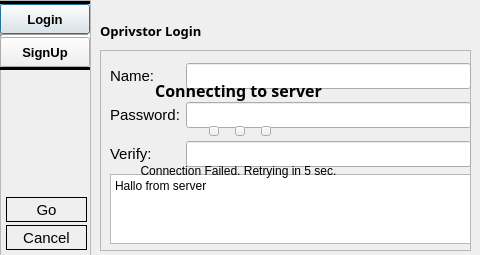
<?xml version="1.0" encoding="UTF-8"?>
<ui version="4.0">
 <class>Dialog</class>
 <widget class="QDialog" name="Dialog">
  <property name="windowModality">
   <enum>Qt::WindowModal</enum>
  </property>
  <property name="geometry">
   <rect>
    <x>0</x>
    <y>0</y>
    <width>480</width>
    <height>255</height>
   </rect>
  </property>
  <property name="sizePolicy">
   <sizepolicy hsizetype="Fixed" vsizetype="Fixed">
    <horstretch>0</horstretch>
    <verstretch>0</verstretch>
   </sizepolicy>
  </property>
  <property name="minimumSize">
   <size>
    <width>480</width>
    <height>255</height>
   </size>
  </property>
  <property name="maximumSize">
   <size>
    <width>600</width>
    <height>255</height>
   </size>
  </property>
  <property name="windowTitle">
   <string>Oprivstor Login Panel</string>
  </property>
  <property name="styleSheet">
   <string notr="true"/>
  </property>
  <widget class="QDialogButtonBox" name="buttonBox">
   <property name="geometry">
    <rect>
     <x>10</x>
     <y>600</y>
     <width>461</width>
     <height>32</height>
    </rect>
   </property>
   <property name="orientation">
    <enum>Qt::Horizontal</enum>
   </property>
   <property name="standardButtons">
    <set>QDialogButtonBox::NoButton</set>
   </property>
  </widget>
  <widget class="QFrame" name="frame">
   <property name="geometry">
    <rect>
     <x>0</x>
     <y>0</y>
     <width>91</width>
     <height>261</height>
    </rect>
   </property>
   <property name="styleSheet">
    <string notr="true"/>
   </property>
   <property name="frameShape">
    <enum>QFrame::StyledPanel</enum>
   </property>
   <property name="frameShadow">
    <enum>QFrame::Sunken</enum>
   </property>
   <property name="lineWidth">
    <number>1</number>
   </property>
   <property name="midLineWidth">
    <number>0</number>
   </property>
   <widget class="QWidget" name="verticalLayoutWidget_2">
    <property name="geometry">
     <rect>
      <x>0</x>
      <y>1</y>
      <width>94</width>
      <height>193</height>
     </rect>
    </property>
    <layout class="QVBoxLayout" name="verticalLayout">
     <property name="spacing">
      <number>0</number>
     </property>
     <property name="sizeConstraint">
      <enum>QLayout::SetFixedSize</enum>
     </property>
     <item>
      <layout class="QFormLayout" name="formLayout">
       <property name="horizontalSpacing">
        <number>0</number>
       </property>
       <property name="verticalSpacing">
        <number>0</number>
       </property>
       <item row="1" column="0">
        <widget class="QPushButton" name="login_button">
         <property name="minimumSize">
          <size>
           <width>90</width>
           <height>30</height>
          </size>
         </property>
         <property name="maximumSize">
          <size>
           <width>90</width>
           <height>90</height>
          </size>
         </property>
         <property name="font">
          <font>
           <pointsize>10</pointsize>
           <weight>75</weight>
           <bold>true</bold>
          </font>
         </property>
         <property name="focusPolicy">
          <enum>Qt::ClickFocus</enum>
         </property>
         <property name="styleSheet">
          <string notr="true"/>
         </property>
         <property name="text">
          <string>Login</string>
         </property>
         <property name="flat">
          <bool>false</bool>
         </property>
        </widget>
       </item>
       <item row="3" column="0">
        <widget class="QPushButton" name="signup_button">
         <property name="minimumSize">
          <size>
           <width>90</width>
           <height>30</height>
          </size>
         </property>
         <property name="maximumSize">
          <size>
           <width>90</width>
           <height>90</height>
          </size>
         </property>
         <property name="font">
          <font>
           <pointsize>10</pointsize>
           <weight>75</weight>
           <bold>true</bold>
          </font>
         </property>
         <property name="focusPolicy">
          <enum>Qt::ClickFocus</enum>
         </property>
         <property name="styleSheet">
          <string notr="true"/>
         </property>
         <property name="text">
          <string>SignUp</string>
         </property>
         <property name="flat">
          <bool>false</bool>
         </property>
        </widget>
       </item>
       <item row="2" column="0">
        <widget class="Line" name="line">
         <property name="windowModality">
          <enum>Qt::WindowModal</enum>
         </property>
         <property name="enabled">
          <bool>true</bool>
         </property>
         <property name="sizePolicy">
          <sizepolicy hsizetype="Minimum" vsizetype="Fixed">
           <horstretch>0</horstretch>
           <verstretch>0</verstretch>
          </sizepolicy>
         </property>
         <property name="minimumSize">
          <size>
           <width>90</width>
           <height>0</height>
          </size>
         </property>
         <property name="styleSheet">
          <string notr="true"/>
         </property>
         <property name="frameShadow">
          <enum>QFrame::Sunken</enum>
         </property>
         <property name="lineWidth">
          <number>3</number>
         </property>
         <property name="midLineWidth">
          <number>0</number>
         </property>
         <property name="orientation">
          <enum>Qt::Horizontal</enum>
         </property>
        </widget>
       </item>
       <item row="0" column="0">
        <widget class="Line" name="line_2">
         <property name="minimumSize">
          <size>
           <width>90</width>
           <height>0</height>
          </size>
         </property>
         <property name="styleSheet">
          <string notr="true"/>
         </property>
         <property name="frameShadow">
          <enum>QFrame::Plain</enum>
         </property>
         <property name="lineWidth">
          <number>3</number>
         </property>
         <property name="midLineWidth">
          <number>0</number>
         </property>
         <property name="orientation">
          <enum>Qt::Horizontal</enum>
         </property>
        </widget>
       </item>
       <item row="4" column="0">
        <widget class="Line" name="line_3">
         <property name="minimumSize">
          <size>
           <width>90</width>
           <height>0</height>
          </size>
         </property>
         <property name="styleSheet">
          <string notr="true"/>
         </property>
         <property name="frameShadow">
          <enum>QFrame::Plain</enum>
         </property>
         <property name="lineWidth">
          <number>3</number>
         </property>
         <property name="orientation">
          <enum>Qt::Horizontal</enum>
         </property>
        </widget>
       </item>
      </layout>
     </item>
    </layout>
   </widget>
   <widget class="QWidget" name="verticalLayoutWidget_3">
    <property name="geometry">
     <rect>
      <x>6</x>
      <y>194</y>
      <width>81</width>
      <height>61</height>
     </rect>
    </property>
    <layout class="QVBoxLayout" name="verticalLayout_2">
     <property name="spacing">
      <number>0</number>
     </property>
     <item>
      <widget class="QPushButton" name="go_button">
       <property name="minimumSize">
        <size>
         <width>0</width>
         <height>25</height>
        </size>
       </property>
       <property name="maximumSize">
        <size>
         <width>88</width>
         <height>16777215</height>
        </size>
       </property>
       <property name="font">
        <font>
         <family>Arial</family>
         <pointsize>11</pointsize>
        </font>
       </property>
       <property name="focusPolicy">
        <enum>Qt::TabFocus</enum>
       </property>
       <property name="styleSheet">
        <string notr="true">border: 1px solid </string>
       </property>
       <property name="text">
        <string>Go</string>
       </property>
       <property name="autoDefault">
        <bool>true</bool>
       </property>
       <property name="flat">
        <bool>false</bool>
       </property>
      </widget>
     </item>
     <item>
      <widget class="QPushButton" name="cancel_button">
       <property name="minimumSize">
        <size>
         <width>0</width>
         <height>25</height>
        </size>
       </property>
       <property name="maximumSize">
        <size>
         <width>88</width>
         <height>16777215</height>
        </size>
       </property>
       <property name="font">
        <font>
         <family>Arial</family>
         <pointsize>11</pointsize>
        </font>
       </property>
       <property name="focusPolicy">
        <enum>Qt::TabFocus</enum>
       </property>
       <property name="styleSheet">
        <string notr="true">border: 1px solid </string>
       </property>
       <property name="text">
        <string>Cancel</string>
       </property>
       <property name="autoDefault">
        <bool>true</bool>
       </property>
       <property name="flat">
        <bool>false</bool>
       </property>
      </widget>
     </item>
    </layout>
   </widget>
  </widget>
  <widget class="QFrame" name="frame_2">
   <property name="geometry">
    <rect>
     <x>100</x>
     <y>50</y>
     <width>371</width>
     <height>201</height>
    </rect>
   </property>
   <property name="focusPolicy">
    <enum>Qt::NoFocus</enum>
   </property>
   <property name="styleSheet">
    <string notr="true"/>
   </property>
   <property name="frameShape">
    <enum>QFrame::StyledPanel</enum>
   </property>
   <property name="frameShadow">
    <enum>QFrame::Raised</enum>
   </property>
   <widget class="QWidget" name="gridLayoutWidget">
    <property name="geometry">
     <rect>
      <x>10</x>
      <y>6</y>
      <width>361</width>
      <height>120</height>
     </rect>
    </property>
    <layout class="QGridLayout" name="gridLayout">
     <item row="1" column="0">
      <widget class="QLabel" name="password_label">
       <property name="font">
        <font>
         <family>Arial</family>
         <pointsize>11</pointsize>
        </font>
       </property>
       <property name="focusPolicy">
        <enum>Qt::NoFocus</enum>
       </property>
       <property name="text">
        <string>Password:</string>
       </property>
      </widget>
     </item>
     <item row="2" column="0">
      <widget class="QLabel" name="verify_label">
       <property name="font">
        <font>
         <family>Arial</family>
         <pointsize>11</pointsize>
        </font>
       </property>
       <property name="focusPolicy">
        <enum>Qt::NoFocus</enum>
       </property>
       <property name="text">
        <string>Verify:</string>
       </property>
      </widget>
     </item>
     <item row="0" column="0">
      <widget class="QLabel" name="name_label">
       <property name="font">
        <font>
         <family>Arial</family>
         <pointsize>11</pointsize>
        </font>
       </property>
       <property name="focusPolicy">
        <enum>Qt::NoFocus</enum>
       </property>
       <property name="text">
        <string>Name:</string>
       </property>
      </widget>
     </item>
     <item row="0" column="1">
      <widget class="QLineEdit" name="username">
       <property name="minimumSize">
        <size>
         <width>0</width>
         <height>25</height>
        </size>
       </property>
       <property name="font">
        <font>
         <family>Arial</family>
         <pointsize>11</pointsize>
        </font>
       </property>
       <property name="focusPolicy">
        <enum>Qt::StrongFocus</enum>
       </property>
       <property name="inputMethodHints">
        <set>Qt::ImhEmailCharactersOnly</set>
       </property>
       <property name="text">
        <string/>
       </property>
       <property name="maxLength">
        <number>255</number>
       </property>
       <property name="frame">
        <bool>true</bool>
       </property>
       <property name="clearButtonEnabled">
        <bool>false</bool>
       </property>
      </widget>
     </item>
     <item row="1" column="1">
      <widget class="QLineEdit" name="password">
       <property name="minimumSize">
        <size>
         <width>0</width>
         <height>25</height>
        </size>
       </property>
       <property name="font">
        <font>
         <family>Arial</family>
         <pointsize>11</pointsize>
        </font>
       </property>
       <property name="mouseTracking">
        <bool>true</bool>
       </property>
       <property name="focusPolicy">
        <enum>Qt::StrongFocus</enum>
       </property>
       <property name="acceptDrops">
        <bool>false</bool>
       </property>
       <property name="autoFillBackground">
        <bool>false</bool>
       </property>
       <property name="maxLength">
        <number>255</number>
       </property>
       <property name="echoMode">
        <enum>QLineEdit::Password</enum>
       </property>
       <property name="cursorMoveStyle">
        <enum>Qt::LogicalMoveStyle</enum>
       </property>
       <property name="clearButtonEnabled">
        <bool>false</bool>
       </property>
      </widget>
     </item>
     <item row="2" column="1">
      <widget class="QLineEdit" name="password_verify">
       <property name="minimumSize">
        <size>
         <width>0</width>
         <height>25</height>
        </size>
       </property>
       <property name="font">
        <font>
         <family>Arial</family>
         <pointsize>11</pointsize>
        </font>
       </property>
       <property name="focusPolicy">
        <enum>Qt::StrongFocus</enum>
       </property>
       <property name="text">
        <string/>
       </property>
       <property name="maxLength">
        <number>255</number>
       </property>
       <property name="echoMode">
        <enum>QLineEdit::Password</enum>
       </property>
      </widget>
     </item>
    </layout>
   </widget>
   <widget class="QPlainTextEdit" name="server_message">
    <property name="geometry">
     <rect>
      <x>10</x>
      <y>124</y>
      <width>361</width>
      <height>70</height>
     </rect>
    </property>
    <property name="focusPolicy">
     <enum>Qt::NoFocus</enum>
    </property>
    <property name="acceptDrops">
     <bool>false</bool>
    </property>
    <property name="styleSheet">
     <string notr="true"/>
    </property>
    <property name="plainText">
     <string>Hallo from server</string>
    </property>
    <property name="textInteractionFlags">
     <set>Qt::LinksAccessibleByKeyboard|Qt::LinksAccessibleByMouse|Qt::TextBrowserInteraction|Qt::TextSelectableByKeyboard|Qt::TextSelectableByMouse</set>
    </property>
    <property name="backgroundVisible">
     <bool>false</bool>
    </property>
   </widget>
  </widget>
  <widget class="QLabel" name="title_label">
   <property name="geometry">
    <rect>
     <x>100</x>
     <y>10</y>
     <width>361</width>
     <height>41</height>
    </rect>
   </property>
   <property name="font">
    <font>
     <family>Arial Black</family>
     <pointsize>10</pointsize>
     <weight>75</weight>
     <bold>true</bold>
    </font>
   </property>
   <property name="text">
    <string>Oprivstor Login</string>
   </property>
  </widget>
  <widget class="QFrame" name="load_frame">
   <property name="geometry">
    <rect>
     <x>-12</x>
     <y>0</y>
     <width>491</width>
     <height>261</height>
    </rect>
   </property>
   <property name="frameShape">
    <enum>QFrame::NoFrame</enum>
   </property>
   <property name="frameShadow">
    <enum>QFrame::Raised</enum>
   </property>
   <widget class="QWidget" name="verticalLayoutWidget">
    <property name="geometry">
     <rect>
      <x>20</x>
      <y>10</y>
      <width>461</width>
      <height>241</height>
     </rect>
    </property>
    <layout class="QVBoxLayout" name="verticalLayout_3" stretch="0,0,0">
     <property name="spacing">
      <number>0</number>
     </property>
     <property name="topMargin">
      <number>50</number>
     </property>
     <property name="bottomMargin">
      <number>50</number>
     </property>
     <item>
      <widget class="QLabel" name="label">
       <property name="font">
        <font>
         <family>Arial Black</family>
         <pointsize>12</pointsize>
         <weight>75</weight>
         <bold>true</bold>
        </font>
       </property>
       <property name="inputMethodHints">
        <set>Qt::ImhPreferLowercase</set>
       </property>
       <property name="text">
        <string>Connecting to server</string>
       </property>
       <property name="alignment">
        <set>Qt::AlignCenter</set>
       </property>
      </widget>
     </item>
     <item>
      <layout class="QHBoxLayout" name="horizontalLayout_3">
       <item>
        <spacer name="horizontalSpacer">
         <property name="orientation">
          <enum>Qt::Horizontal</enum>
         </property>
         <property name="sizeType">
          <enum>QSizePolicy::Fixed</enum>
         </property>
         <property name="sizeHint" stdset="0">
          <size>
           <width>185</width>
           <height>20</height>
          </size>
         </property>
        </spacer>
       </item>
       <item>
        <widget class="QPushButton" name="b0">
         <property name="sizePolicy">
          <sizepolicy hsizetype="Fixed" vsizetype="Fixed">
           <horstretch>0</horstretch>
           <verstretch>0</verstretch>
          </sizepolicy>
         </property>
         <property name="minimumSize">
          <size>
           <width>10</width>
           <height>10</height>
          </size>
         </property>
         <property name="maximumSize">
          <size>
           <width>10</width>
           <height>10</height>
          </size>
         </property>
         <property name="autoFillBackground">
          <bool>false</bool>
         </property>
         <property name="styleSheet">
          <string notr="true"/>
         </property>
         <property name="text">
          <string/>
         </property>
        </widget>
       </item>
       <item>
        <widget class="QPushButton" name="b1">
         <property name="sizePolicy">
          <sizepolicy hsizetype="Fixed" vsizetype="Fixed">
           <horstretch>0</horstretch>
           <verstretch>0</verstretch>
          </sizepolicy>
         </property>
         <property name="minimumSize">
          <size>
           <width>10</width>
           <height>10</height>
          </size>
         </property>
         <property name="maximumSize">
          <size>
           <width>10</width>
           <height>10</height>
          </size>
         </property>
         <property name="styleSheet">
          <string notr="true"/>
         </property>
         <property name="text">
          <string/>
         </property>
        </widget>
       </item>
       <item>
        <widget class="QPushButton" name="b2">
         <property name="sizePolicy">
          <sizepolicy hsizetype="Fixed" vsizetype="Fixed">
           <horstretch>0</horstretch>
           <verstretch>0</verstretch>
          </sizepolicy>
         </property>
         <property name="minimumSize">
          <size>
           <width>10</width>
           <height>10</height>
          </size>
         </property>
         <property name="maximumSize">
          <size>
           <width>10</width>
           <height>10</height>
          </size>
         </property>
         <property name="styleSheet">
          <string notr="true"/>
         </property>
         <property name="text">
          <string/>
         </property>
        </widget>
       </item>
       <item>
        <spacer name="horizontalSpacer_2">
         <property name="orientation">
          <enum>Qt::Horizontal</enum>
         </property>
         <property name="sizeType">
          <enum>QSizePolicy::Fixed</enum>
         </property>
         <property name="sizeHint" stdset="0">
          <size>
           <width>180</width>
           <height>20</height>
          </size>
         </property>
        </spacer>
       </item>
      </layout>
     </item>
     <item>
      <widget class="QLabel" name="error_label">
       <property name="styleSheet">
        <string notr="true"/>
       </property>
       <property name="text">
        <string>Connection Failed. Retrying in 5 sec.</string>
       </property>
       <property name="alignment">
        <set>Qt::AlignCenter</set>
       </property>
      </widget>
     </item>
    </layout>
   </widget>
  </widget>
 </widget>
 <resources/>
 <connections>
  <connection>
   <sender>buttonBox</sender>
   <signal>accepted()</signal>
   <receiver>Dialog</receiver>
   <slot>accept()</slot>
   <hints>
    <hint type="sourcelabel">
     <x>248</x>
     <y>254</y>
    </hint>
    <hint type="destinationlabel">
     <x>157</x>
     <y>254</y>
    </hint>
   </hints>
  </connection>
  <connection>
   <sender>buttonBox</sender>
   <signal>rejected()</signal>
   <receiver>Dialog</receiver>
   <slot>reject()</slot>
   <hints>
    <hint type="sourcelabel">
     <x>316</x>
     <y>260</y>
    </hint>
    <hint type="destinationlabel">
     <x>286</x>
     <y>254</y>
    </hint>
   </hints>
  </connection>
  <connection>
   <sender>cancel_button</sender>
   <signal>clicked()</signal>
   <receiver>Dialog</receiver>
   <slot>close()</slot>
   <hints>
    <hint type="sourcelabel">
     <x>43</x>
     <y>234</y>
    </hint>
    <hint type="destinationlabel">
     <x>85</x>
     <y>298</y>
    </hint>
   </hints>
  </connection>
  <connection>
   <sender>signup_button</sender>
   <signal>clicked()</signal>
   <receiver>password_verify</receiver>
   <slot>show()</slot>
   <hints>
    <hint type="sourcelabel">
     <x>47</x>
     <y>71</y>
    </hint>
    <hint type="destinationlabel">
     <x>198</x>
     <y>154</y>
    </hint>
   </hints>
  </connection>
  <connection>
   <sender>login_button</sender>
   <signal>clicked(bool)</signal>
   <receiver>password_verify</receiver>
   <slot>setVisible(bool)</slot>
   <hints>
    <hint type="sourcelabel">
     <x>73</x>
     <y>24</y>
    </hint>
    <hint type="destinationlabel">
     <x>204</x>
     <y>158</y>
    </hint>
   </hints>
  </connection>
  <connection>
   <sender>signup_button</sender>
   <signal>clicked()</signal>
   <receiver>verify_label</receiver>
   <slot>show()</slot>
   <hints>
    <hint type="sourcelabel">
     <x>34</x>
     <y>62</y>
    </hint>
    <hint type="destinationlabel">
     <x>115</x>
     <y>154</y>
    </hint>
   </hints>
  </connection>
  <connection>
   <sender>login_button</sender>
   <signal>clicked(bool)</signal>
   <receiver>verify_label</receiver>
   <slot>setVisible(bool)</slot>
   <hints>
    <hint type="sourcelabel">
     <x>14</x>
     <y>34</y>
    </hint>
    <hint type="destinationlabel">
     <x>131</x>
     <y>156</y>
    </hint>
   </hints>
  </connection>
 </connections>
</ui>
